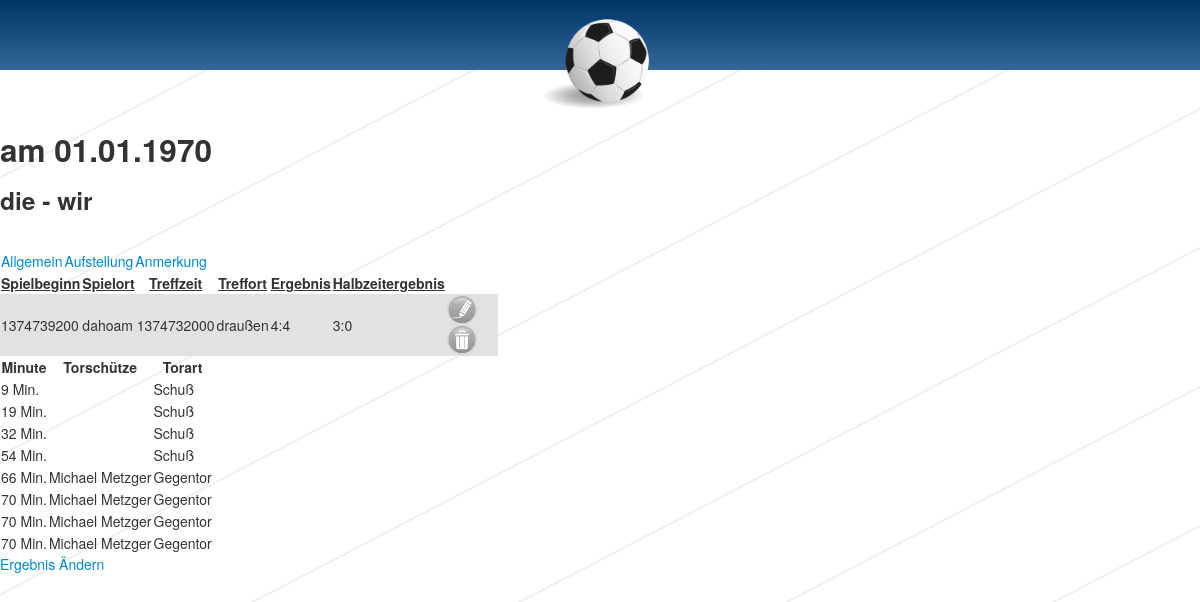
/spiele/spiel_anzeigen.php?id=2, run on the app's committed database.
### tables this page shows
CREATE TABLE IF NOT EXISTS `spiele` (
  `ID` int(255) NOT NULL AUTO_INCREMENT,
  `datum` int(11) NOT NULL,
  `spielbeginn` int(11) NOT NULL,
  `spielort` varchar(255) NOT NULL,
  `treffzeit` varchar(255) NOT NULL,
  `treffort` varchar(255) NOT NULL,
  `heim` varchar(255) NOT NULL,
  `gast` varchar(255) NOT NULL,
  `anmerkungen` varchar(255) DEFAULT NULL,
  `spielart` int(1) NOT NULL,
  `halbzeitergebnis` varchar(10) NOT NULL,
  `ergebnis_heim` int(10) DEFAULT NULL,
  `ergebnis_gast` int(10) DEFAULT NULL,
  `aufstellung` int(11) NOT NULL,
  PRIMARY KEY (`ID`),
  KEY `aufstellung` (`aufstellung`),
  KEY `spielart` (`spielart`,`aufstellung`)
);

CREATE TABLE IF NOT EXISTS `tore` (
  `TID` int(255) NOT NULL AUTO_INCREMENT,
  `torschuetze` int(3) NOT NULL,
  `minute` int(10) NOT NULL,
  `torart` int(11) NOT NULL,
  `spiele_id` int(3) NOT NULL,
  PRIMARY KEY (`TID`),
  KEY `torschuetze` (`torschuetze`,`torart`,`spiele_id`),
  KEY `torart` (`torart`),
  KEY `spiele_id` (`spiele_id`)
);

CREATE TABLE IF NOT EXISTS `torart` (
  `id` int(255) NOT NULL AUTO_INCREMENT,
  `name` varchar(255) DEFAULT NULL,
  PRIMARY KEY (`id`)
);

CREATE TABLE IF NOT EXISTS `spieler` (
  `SID` int(3) NOT NULL AUTO_INCREMENT,
  `name` varchar(20) NOT NULL,
  `vorname` varchar(20) NOT NULL,
  `strasse` varchar(20) NOT NULL,
  `hausnummer` varchar(10) NOT NULL,
  `PLZ` int(6) NOT NULL,
  `stadt` varchar(20) NOT NULL,
  `vorwahl_festnetz` varchar(6) NOT NULL,
  `telefon_nr` varchar(15) NOT NULL,
  `vorwahl_handy` varchar(6) NOT NULL,
  `handy_nr` varchar(10) NOT NULL,
  `pass_nr` varchar(10) NOT NULL,
  `id_position` int(2) NOT NULL,
  `staerken` varchar(50) NOT NULL,
  `schwaechen` varchar(50) NOT NULL,
  PRIMARY KEY (`SID`),
  KEY `id_position_2` (`id_position`),
  KEY `id_position_3` (`id_position`),
  KEY `id_position_4` (`id_position`),
  KEY `id_position` (`id_position`)
);

### spiele/spiel_anzeigen.php (the view, shortened to what this page needs)
<?php
include('../header.php');
include('spiele_header.php');
$id = $_GET['id'];?>
	<div id="div_table_spiele_einzeln">
	<table id="table_spiele_einzeln">
		<tr>
			<th id="table_spielbeginn"><b><u>Spielbeginn</th>
			<th id="table_spielort"><b><u>Spielort</th>
			<th id="table_treffzeit"><b><u>Treffzeit</th>
			<th id="table_treffort"><b><u>Treffort</th>
			<th class="table_ergebnis"><b><u>Ergebnis</th>
			<th class="table_ergebnis"><b><u>Halbzeitergebnis</th>
			<th></th>
		</tr>
		<tr style="background-color:#E2E2E2">
			<td><?php echo $row["2"] ?></td>
			<td><?php echo $row["3"] ?></td>
			<td><?php echo $row["4"] ?></td>
			<td><?php echo $row["5"] ?></td>
			<td><?php echo $row["11"] ?>:<?php echo $row["12"] ?></td>
			<td><?php echo $row["10"] ?></td>
			<td width="50px">
				<a href="aendern_spiel.php?id=<?php echo $row['0']?>" >
					<img src='../bilder/alter.png' width="30px" height="30px" />
				</a>
				<a href = "loesche_spiel.php?id=<?php echo $row['0'] ?>&art=uebungen" onclick="if (!confirm('Wollen Sie wirklich den Eintrag löschen?')) {return false;} "; >
					<img src='../bilder/delete.png' width="30px" height="30px" />
				</a>
			</td>
		</tr>
	</table>
	</div>
	<div id="div_table_tore_anzeigen">
	<table id="table_tore_anzeigen">
		<tr>
			<th>Minute</th>
			<th>Torsch&uuml;tze</th>
			<th>Torart</th>
		</tr>
	<?php
$tore = $row['11'] + $row['12'];
$sql3 = "SELECT COUNT(*) from tore WHERE tore.spiele_id=".$_GET['id']."";
$result = mysql_query($sql3);
$row = mysql_fetch_array($result);
	while($data = mysql_fetch_array($sql2)){
		echo '<tr>
			<td>'.$data['2'].' Min.</td>
			<td id="torschuetze_anzeigen">'.$data['7'].' '.$data['6'].'</td>
			<td>'.$data['21'].'</td>
		</tr>';
	}
		if ($tore != $row['0'] ){
			$u=2;
			echo'</table>';
		}
		else{
			echo'</table>';
		}
	?>
</div>
<div id="ergebnis_link"><a onclick="changeDiv('ergebnis_aendern');" id="link_ergebnis">Ergebnis &Auml;ndern</a></div>
<?php
include('../footer.php');
?>

### spiele/spiele_header.php
<?php
	$sql=mysql_query("SELECT * FROM spiele
					  LEFT JOIN spielart
					  ON spiele.spielart = spielart.ID
					  WHERE spiele.ID=".$_GET['id']."");
	$row = mysql_fetch_array($sql);
	$sql2=mysql_query("SELECT * FROM tore
					  LEFT JOIN spieler
					  ON tore.torschuetze = spieler.SID
					  LEFT JOIN torart
					  ON tore.torart = torart.id
					  WHERE tore.spiele_id=".$_GET['id']."
					  ORDER BY minute ASC") or die (mysql_error());
?>
<article>
	<?php
	echo '<h2 id="spiel_anzeigen">'.$row['16'].' am '.date('d.m.Y',$row['1']).'</h2>';
	echo '<h3>'.$row["6"].' - '.$row["7"].' </h3>';
	?>
		<br />
		<div id="div_table_anzeigen">
		<table id="table_anzeigen">
			<tr>
				<td><a href="spiel_anzeigen.php?id=<?php echo $row[0]?>">Allgemein</a></td>
				<td><a href="spiel_aufstellung.php?id=<?php echo $row[0]?>">Aufstellung</td>
				<td><a href="spiel_anmerkung.php?id=<?php echo $row[0]?>&art=anzeigen">Anmerkung</td>
			</tr>
		</table>
		</div>

### css/design.css (style rules this page uses)
body { background: white url('../img/haching_lines.png') repeat center fixed; }

### data on the page
spiele: datum "01.01.1970", heim "die", gast "wir", spielbeginn "1374739200", spielort "dahoam", treffzeit "1374732000", treffort "draußen", ergebnis_heim "4", ergebnis_gast "4", halbzeitergebnis "3:0"
tore: minute "9", torart.name "Schuß"
tore: minute "19", torart.name "Schuß"
tore: minute "32", torart.name "Schuß"
tore: minute "54", torart.name "Schuß"
tore: minute "66", spieler.vorname "Michael", spieler.name "Metzger", torart.name "Gegentor"
tore: minute "70", spieler.vorname "Michael", spieler.name "Metzger", torart.name "Gegentor"
tore: minute "70", spieler.vorname "Michael", spieler.name "Metzger", torart.name "Gegentor"
tore: minute "70", spieler.vorname "Michael", spieler.name "Metzger", torart.name "Gegentor"
